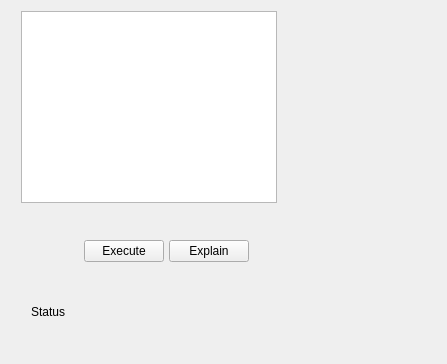
<?xml version="1.0" encoding="UTF-8"?>
<ui version="4.0">
 <class>QSQLiteQueryWindow</class>
 <widget class="QWidget" name="QSQLiteQueryWindow">
  <property name="geometry">
   <rect>
    <x>0</x>
    <y>0</y>
    <width>447</width>
    <height>364</height>
   </rect>
  </property>
  <property name="windowTitle">
   <string>Form</string>
  </property>
  <layout class="QVBoxLayout" name="verticalLayout">
   <item>
    <widget class="QWidget" name="centralWidget" native="true">
     <widget class="QTextEdit" name="textEdit">
      <property name="geometry">
       <rect>
        <x>10</x>
        <y>0</y>
        <width>256</width>
        <height>192</height>
       </rect>
      </property>
     </widget>
     <widget class="QWidget" name="widget" native="true">
      <property name="geometry">
       <rect>
        <x>20</x>
        <y>210</y>
        <width>271</width>
        <height>60</height>
       </rect>
      </property>
      <property name="minimumSize">
       <size>
        <width>0</width>
        <height>40</height>
       </size>
      </property>
      <property name="maximumSize">
       <size>
        <width>16777215</width>
        <height>60</height>
       </size>
      </property>
      <layout class="QHBoxLayout" name="horizontalLayout">
       <property name="spacing">
        <number>5</number>
       </property>
       <property name="leftMargin">
        <number>0</number>
       </property>
       <property name="topMargin">
        <number>0</number>
       </property>
       <property name="rightMargin">
        <number>0</number>
       </property>
       <property name="bottomMargin">
        <number>0</number>
       </property>
       <item>
        <spacer name="horizontalSpacer">
         <property name="orientation">
          <enum>Qt::Horizontal</enum>
         </property>
         <property name="sizeHint" stdset="0">
          <size>
           <width>40</width>
           <height>20</height>
          </size>
         </property>
        </spacer>
       </item>
       <item>
        <widget class="QPushButton" name="pushButton">
         <property name="text">
          <string>Execute</string>
         </property>
        </widget>
       </item>
       <item>
        <widget class="QPushButton" name="pushButton_2">
         <property name="text">
          <string>Explain</string>
         </property>
        </widget>
       </item>
       <item>
        <spacer name="horizontalSpacer_2">
         <property name="orientation">
          <enum>Qt::Horizontal</enum>
         </property>
         <property name="sizeHint" stdset="0">
          <size>
           <width>40</width>
           <height>20</height>
          </size>
         </property>
        </spacer>
       </item>
      </layout>
     </widget>
     <widget class="QWidget" name="widget_2" native="true">
      <property name="geometry">
       <rect>
        <x>20</x>
        <y>280</y>
        <width>261</width>
        <height>41</height>
       </rect>
      </property>
      <layout class="QHBoxLayout" name="horizontalLayout_2">
       <property name="spacing">
        <number>0</number>
       </property>
       <property name="leftMargin">
        <number>0</number>
       </property>
       <property name="topMargin">
        <number>0</number>
       </property>
       <property name="rightMargin">
        <number>0</number>
       </property>
       <property name="bottomMargin">
        <number>0</number>
       </property>
       <item>
        <widget class="QLabel" name="label">
         <property name="text">
          <string>Status</string>
         </property>
        </widget>
       </item>
       <item>
        <spacer name="horizontalSpacer_3">
         <property name="orientation">
          <enum>Qt::Horizontal</enum>
         </property>
         <property name="sizeHint" stdset="0">
          <size>
           <width>222</width>
           <height>20</height>
          </size>
         </property>
        </spacer>
       </item>
      </layout>
     </widget>
    </widget>
   </item>
  </layout>
 </widget>
 <resources/>
 <connections/>
</ui>
